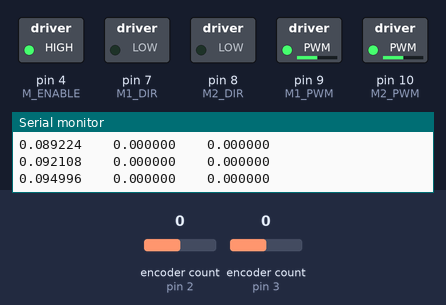
Bench run of a sketch on a simulated Arduino Uno, built with avr-gcc and run on an emulated ATmega328P. Shown: switched loads named in the sketch (green lamp = pin HIGH), the last lines printed to the serial monitor. The inputs (shaded band) are chosen by the test bench; at power-on: encoder count (sensors on pin 2, pin 3) 0.

Above: at 0.1 s.
At 3.1 s:
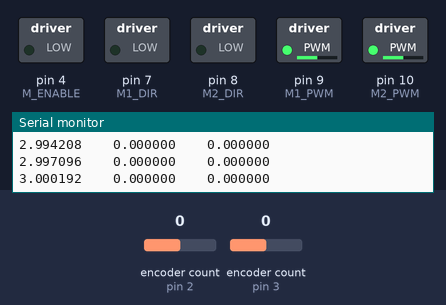
Timing chart, 0 to 4.6 s (numbered marks = the images above):
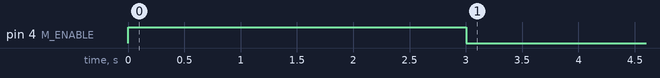

The sketch:

robot_open_loop_step_response_experiment.ino
```cpp
/*  Group 10 - Andrew Burton, Trevor Bachand, William Peyton, & Kyra Squier
    EENG350B - SEED Lab
    Full Robot Open Loop Step Response Arduino Code
    05 March 2021

    Description:
    The following program turns on the motors to half power and records
    the positional data and outputs results to the serial monitor.
    The bool var isRotating allows the user to select between the
    straight forward step response and the rotation step response.
*/

#include <Encoder.h>                // Encoder Library

#define COUNTS_PER_REVOLUTION 3200  // Number of counts per revolution on the encoder on the motor

#define M_ENABLE  4                 // Motor enable pin -- must be set high to operate motors
#define M1_DIR    7                 // Motor 1 direction pin -- set true for cw rotation and false for ccw
#define M1_PWM    9                 // Motor 1 pwm pin -- set value between 0 and 255 (0 to not move, 255 is max speed)
#define M2_DIR    8                 // Motor 1 direction pin -- set true for cw rotation and false for ccw
#define M2_PWM   10                 // Motor 1 pwm pin -- set value between 0 and 255 (0 to not move, 255 is max speed)

long startTimeForSerial = 0;        // Store previous loop iteration start time in millis
long currentTimeForSerial = 0;      // Store current loop iteration start time in millis

float theta1 = 0;                   // Store the position of wheel 1 (in radians)
float theta2 = 0;                   // Store the position of wheel 2 (in radians)

Encoder enc1(2, 5);                 // Declare encoder object, with pin A = 2 (IOC) and pin B = 5
Encoder enc2(3, 6);                 // Declare encoder object, with pin A = 3 (IOC) and pin B = 6

bool isRotating = true;             // If true, perform rotation open loop response, otherwise perform translation open loop response

int pos1 = 0;                       // Store the position of wheel 1 (in counts)
int pos2 = 0;                       // Store the position of wheel 2 (in counts)

void setup() {
  pinMode(M_ENABLE, OUTPUT);        // Define enable pin as output
  pinMode(M1_DIR, OUTPUT);          // Define M1 direction pin as output
  pinMode(M1_PWM, OUTPUT);          // Define M1 pwm pin as output
  pinMode(M2_DIR, OUTPUT);          // Define M2 direction pin as output
  pinMode(M2_PWM, OUTPUT);          // Define M2 pwm pin as output

  digitalWrite(M_ENABLE, HIGH);     // IMPORTANT!! -- set enable pin high

  Serial.begin(115200);             // Begin serial
  while (!Serial);                  // Wait for serial monitor to open

  Serial.println("Full Robot Open Loop Step Response Experiment:"); // Print header to serial
  Serial.println("Time (s)\tTheta1 (rad)\tTheta2 (rad)");

  startTimeForSerial = micros();    // Get program start time

  enc1.write(0);                    // Tare the encoders
  enc2.write(0);                    // Tare the encoders

  digitalWrite(M1_DIR, false);       // Set motor direction
  analogWrite(M1_PWM, 128);          // Set motor speed
  digitalWrite(M2_DIR, !isRotating); // Set motor direction
  analogWrite(M2_PWM, 128);          // Set motor speed

}

void loop() {
  // Only run for 3 s
  while (currentTimeForSerial - startTimeForSerial <= 3000000) {
    currentTimeForSerial = micros(); // Record time stamp

    pos1 = enc1.read(); // Record wheel positions
    pos2 = enc2.read(); // Record wheel positions

    theta1 = -2 * PI * pos1 / COUNTS_PER_REVOLUTION;  // Convert counts to radians
    theta2 = 2 * PI * pos2 / COUNTS_PER_REVOLUTION;   // Convert counts to radians

    // Print out time and position data
    Serial.print(0.000001 * (currentTimeForSerial - startTimeForSerial), 6);
    Serial.print("\t\t");
    Serial.print(theta1, 6);
    Serial.print("\t\t");
    Serial.print(theta2, 6);
    Serial.print("\r\n");
  }

  // After 3 second loop, disable the motors
  digitalWrite(M_ENABLE, LOW);

}
```

Measured:
- by itself, pin 4 (M_ENABLE): HIGH → LOW at 3.0 s
